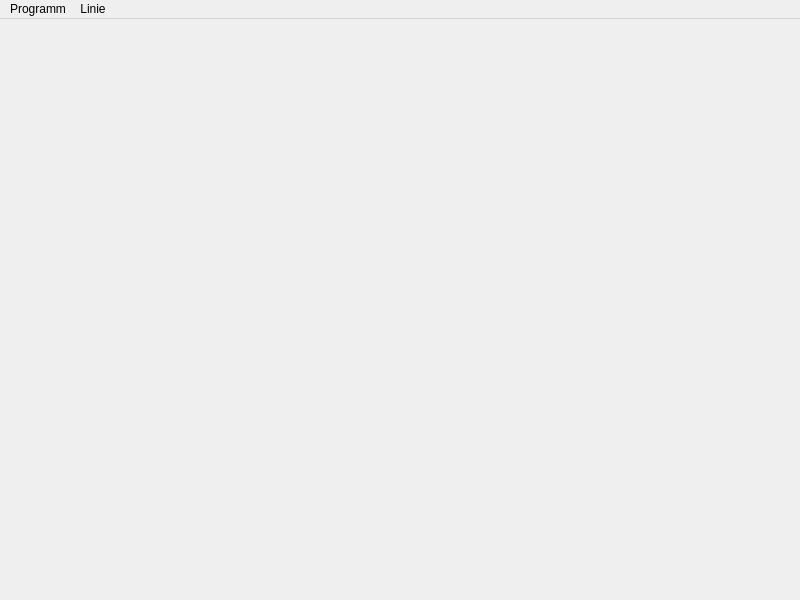
<?xml version="1.0" encoding="UTF-8"?>
<ui version="4.0">
 <class>MainWindow</class>
 <widget class="QMainWindow" name="MainWindow">
  <property name="geometry">
   <rect>
    <x>0</x>
    <y>0</y>
    <width>800</width>
    <height>600</height>
   </rect>
  </property>
  <property name="windowTitle">
   <string>Linien zeichnen</string>
  </property>
  <widget class="TracePainter" name="paintWidget"/>
  <widget class="QMenuBar" name="menubar">
   <property name="geometry">
    <rect>
     <x>0</x>
     <y>0</y>
     <width>800</width>
     <height>22</height>
    </rect>
   </property>
   <widget class="QMenu" name="menuProgramm">
    <property name="title">
     <string>Programm</string>
    </property>
    <addaction name="actionSaveAsImage"/>
    <addaction name="separator"/>
    <addaction name="actionExit"/>
   </widget>
   <widget class="QMenu" name="menuLinie">
    <property name="title">
     <string>Linie</string>
    </property>
    <widget class="QMenu" name="menuLinienbreite_anpassen">
     <property name="title">
      <string>Linienbreite anpassen</string>
     </property>
     <addaction name="actionWidth1px"/>
     <addaction name="actionWidth2px"/>
     <addaction name="actionWidth3px"/>
     <addaction name="actionWidth5px"/>
     <addaction name="actionWidth10px"/>
     <addaction name="actionWidth20px"/>
    </widget>
    <addaction name="actionChangeLineColour"/>
    <addaction name="menuLinienbreite_anpassen"/>
    <addaction name="actionChangeBackgroundColour"/>
   </widget>
   <addaction name="menuProgramm"/>
   <addaction name="menuLinie"/>
  </widget>
  <action name="actionExit">
   <property name="icon">
    <iconset theme="QIcon::ThemeIcon::ApplicationExit"/>
   </property>
   <property name="text">
    <string>Beenden</string>
   </property>
  </action>
  <action name="actionChangeLineColour">
   <property name="text">
    <string>Linienfarbe ändern ...</string>
   </property>
  </action>
  <action name="actionSaveAsImage">
   <property name="icon">
    <iconset theme="QIcon::ThemeIcon::DocumentSave"/>
   </property>
   <property name="text">
    <string>Als Bild speichern ...</string>
   </property>
  </action>
  <action name="actionChangeBackgroundColour">
   <property name="text">
    <string>Hintergrundfarbe ändern ...</string>
   </property>
  </action>
  <action name="actionWidth1px">
   <property name="text">
    <string>1 Pixel</string>
   </property>
  </action>
  <action name="actionWidth2px">
   <property name="text">
    <string>2 Pixel</string>
   </property>
  </action>
  <action name="actionWidth3px">
   <property name="text">
    <string>3 Pixel</string>
   </property>
  </action>
  <action name="actionWidth5px">
   <property name="text">
    <string>5 Pixel</string>
   </property>
  </action>
  <action name="actionWidth10px">
   <property name="text">
    <string>10 Pixel</string>
   </property>
  </action>
  <action name="actionWidth20px">
   <property name="text">
    <string>20 Pixel</string>
   </property>
  </action>
 </widget>
 <customwidgets>
  <customwidget>
   <class>TracePainter</class>
   <extends>QWidget</extends>
   <header>tracepainter.h</header>
   <container>1</container>
  </customwidget>
 </customwidgets>
 <resources/>
 <connections/>
</ui>
